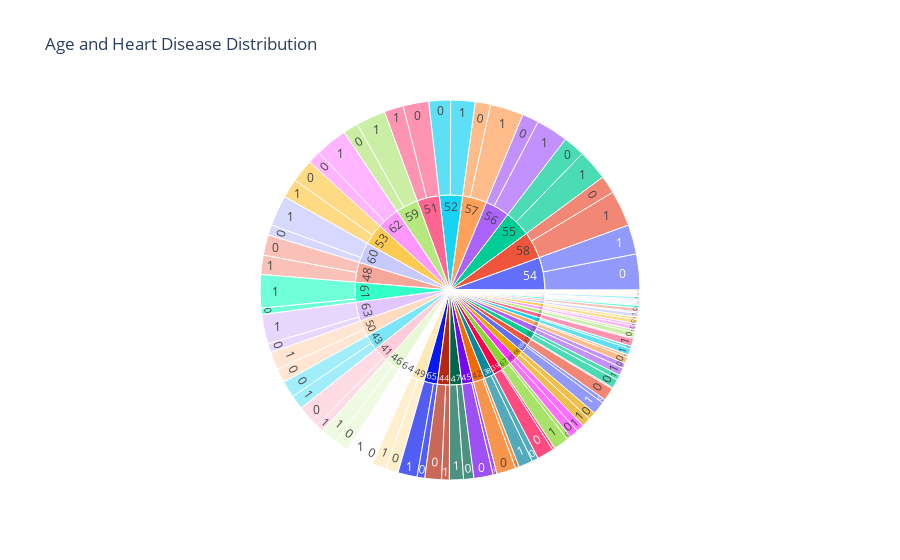

Write notebook code for a chart like this one.
### Markdown cell above
# Age and Heart Disease Distribution

### Code cell
px.sunburst(heart, path=['Age','HeartDisease'], title='Age and Heart Disease Distribution')

### Figure 1 — Plotly figure (JSON) as saved in the notebook; plotly's stock layout.template omitted (floating-point values rounded to 4 significant figures; data arrays with more than 128 entries replaced by an {"elided": "..."} marker saying what was removed)
{"data": [{"branchvalues": "total", "domain": {"x": [0, 1], "y": [0, 1]}, "hovertemplate": "labels=%{label}<br>count=%{value}<br>parent=%{parent}<br>id=%{id}<extra></extra>", "ids": {"elided": "145 str values"}, "labels": {"elided": "145 str values"}, "name": "", "parents": {"elided": "145 str values"}, "type": "sunburst", "values": {"elided": "145 int values"}}], "layout": {"legend": {"tracegroupgap": 0}, "title": {"text": "Age and Heart Disease Distribution"}}}
